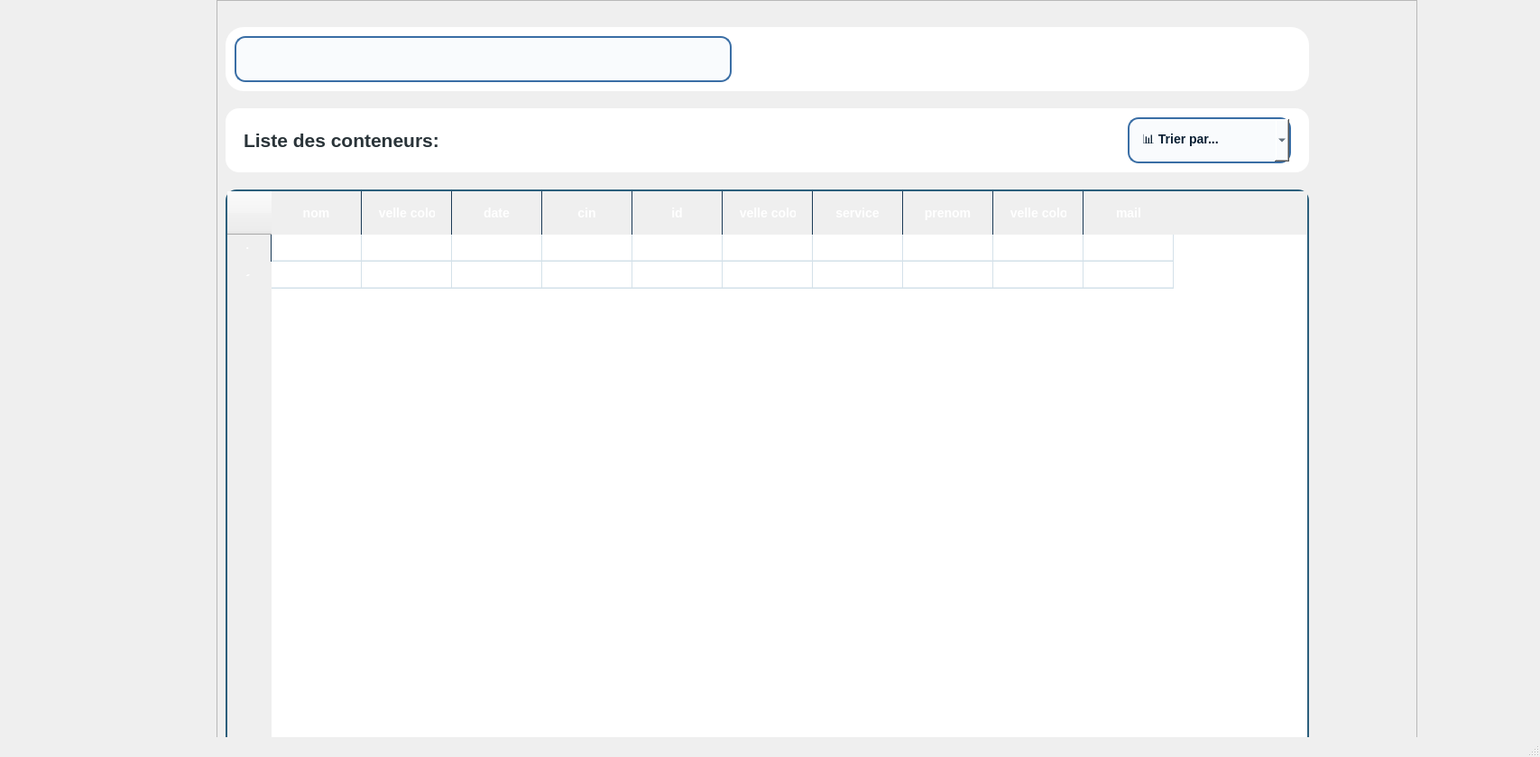
<?xml version="1.0" encoding="UTF-8"?>
<ui version="4.0">
 <class>MainWindow</class>
 <widget class="QMainWindow" name="MainWindow">
  <property name="geometry">
   <rect>
    <x>0</x>
    <y>0</y>
    <width>1707</width>
    <height>839</height>
   </rect>
  </property>
  <property name="windowTitle">
   <string>MainWindow</string>
  </property>
  <widget class="QWidget" name="centralwidget">
   <widget class="QFrame" name="frame_4">
    <property name="enabled">
     <bool>true</bool>
    </property>
    <property name="geometry">
     <rect>
      <x>240</x>
      <y>0</y>
      <width>1331</width>
      <height>941</height>
     </rect>
    </property>
    <property name="maximumSize">
     <size>
      <width>1500</width>
      <height>1500</height>
     </size>
    </property>
    <property name="styleSheet">
     <string notr="true">background-color: qlineargradient(
    spread:pad,
    x1:0, y1:0,
    x2:0, y2:1,
    stop:0 #0A1F33,
    stop:0.5 #163A5F,
    stop:1 #274C77
);</string>
    </property>
    <property name="frameShape">
     <enum>QFrame::Shape::StyledPanel</enum>
    </property>
    <property name="frameShadow">
     <enum>QFrame::Shadow::Raised</enum>
    </property>
    <widget class="QTableWidget" name="tableWidget_6">
     <property name="geometry">
      <rect>
       <x>10</x>
       <y>210</y>
       <width>1201</width>
       <height>671</height>
      </rect>
     </property>
     <property name="styleSheet">
      <string notr="true">/* ═══════════════════════════════════════════════════════════
   TABLEAU PROFESSIONNEL - STYLE ASSORTI AUX BOUTONS
   Palette : Bleu marine (#2C5F7C, #3A6EA5, #1B3A57)
   ═══════════════════════════════════════════════════════════ */

/* 📋 TABLE PRINCIPALE */
QTableWidget, QTableView {
    background-color: #FFFFFF;
    alternate-background-color: #F5F8FA;
    gridline-color: #D4E1E9;
    border: 2px solid #2C5F7C;
    border-radius: 12px;
    selection-background-color: #3A6EA5;
    selection-color: white;
    font-size: 13px;
    font-weight: 500;
}

/* 📌 EN-TÊTE (HEADER) */
QHeaderView::section {
    background-color: qlineargradient(
        x1:0, y1:0,
        x2:0, y2:1,
        stop:0 #2C5F7C,
        stop:0.5 #3A6EA5,
        stop:1 #1B3A57
    );
    color: white;
    padding: 14px 18px;
    border: none;
    border-right: 1px solid #1B3A57;
    font-weight: 600;
    font-size: 14px;
    text-align: left;
}

QHeaderView::section:hover {
    background-color: qlineargradient(
        x1:0, y1:0,
        x2:0, y2:1,
        stop:0 #3A6EA5,
        stop:0.5 #4A86C5,
        stop:1 #2C5F7C
    );
}

QHeaderView::section:first {
    border-top-left-radius: 10px;
}

QHeaderView::section:last {
    border-top-right-radius: 10px;
    border-right: none;
}

QHeaderView::section:pressed {
    background-color: qlineargradient(
        x1:0, y1:0,
        x2:0, y2:1,
        stop:0 #1B3A57,
        stop:1 #2C5F7C
    );
}

/* 📊 CELLULES */
QTableWidget::item, QTableView::item {
    padding: 12px 18px;
    border-bottom: 1px solid #E8EFF4;
    color: #1B3A57;
}

QTableWidget::item:selected, QTableView::item:selected {
    background-color: qlineargradient(
        x1:0, y1:0,
        x2:0, y2:1,
        stop:0 #3A6EA5,
        stop:1 #2C5F7C
    );
    color: white;
    font-weight: 600;
}

QTableWidget::item:hover, QTableView::item:hover {
    background-color: #E3EDF5;
}

/* 📜 SCROLLBAR VERTICALE */
QScrollBar:vertical {
    background: #F5F8FA;
    width: 14px;
    border-radius: 7px;
    margin: 0px;
}

QScrollBar::handle:vertical {
    background-color: qlineargradient(
        x1:0, y1:0,
        x2:1, y2:0,
        stop:0 #2C5F7C,
        stop:1 #3A6EA5
    );
    border-radius: 7px;
    min-height: 30px;
}

QScrollBar::handle:vertical:hover {
    background-color: qlineargradient(
        x1:0, y1:0,
        x2:1, y2:0,
        stop:0 #3A6EA5,
        stop:1 #4A86C5
    );
}

QScrollBar::handle:vertical:pressed {
    background-color: #1B3A57;
}

QScrollBar::add-line:vertical,
QScrollBar::sub-line:vertical {
    height: 0px;
}

QScrollBar::add-page:vertical,
QScrollBar::sub-page:vertical {
    background: none;
}

/* 📜 SCROLLBAR HORIZONTALE */
QScrollBar:horizontal {
    background: #F5F8FA;
    height: 14px;
    border-radius: 7px;
    margin: 0px;
}

QScrollBar::handle:horizontal {
    background-color: qlineargradient(
        x1:0, y1:0,
        x2:0, y2:1,
        stop:0 #2C5F7C,
        stop:1 #3A6EA5
    );
    border-radius: 7px;
    min-width: 30px;
}

QScrollBar::handle:horizontal:hover {
    background-color: qlineargradient(
        x1:0, y1:0,
        x2:0, y2:1,
        stop:0 #3A6EA5,
        stop:1 #4A86C5
    );
}

QScrollBar::handle:horizontal:pressed {
    background-color: #1B3A57;
}

QScrollBar::add-line:horizontal,
QScrollBar::sub-line:horizontal {
    width: 0px;
}

QScrollBar::add-page:horizontal,
QScrollBar::sub-page:horizontal {
    background: none;
}

/* 🔍 COIN (intersection scrollbars) */
QTableWidget::corner, QTableView::corner {
    background-color: qlineargradient(
        x1:0, y1:0,
        x2:0, y2:1,
        stop:0 #2C5F7C,
        stop:1 #1B3A57
    );
    border: none;
}

/* 🎯 LIGNE ALTERNÉE (optionnel) */
QTableWidget::item:alternate, QTableView::item:alternate {
    background-color: #F5F8FA;
}</string>
     </property>
     <row/>
     <row/>
     <column>
      <property name="text">
       <string>nom</string>
      </property>
     </column>
     <column>
      <property name="text">
       <string>Nouvelle colonne</string>
      </property>
     </column>
     <column>
      <property name="text">
       <string>date</string>
      </property>
     </column>
     <column>
      <property name="text">
       <string>cin</string>
      </property>
     </column>
     <column>
      <property name="text">
       <string>id</string>
      </property>
     </column>
     <column>
      <property name="text">
       <string>Nouvelle colonne</string>
      </property>
     </column>
     <column>
      <property name="text">
       <string>service</string>
      </property>
     </column>
     <column>
      <property name="text">
       <string>prenom</string>
      </property>
     </column>
     <column>
      <property name="text">
       <string>Nouvelle colonne</string>
      </property>
     </column>
     <column>
      <property name="text">
       <string>mail</string>
      </property>
     </column>
    </widget>
    <widget class="QWidget" name="searchBox_9" native="true">
     <property name="geometry">
      <rect>
       <x>10</x>
       <y>30</y>
       <width>1201</width>
       <height>71</height>
      </rect>
     </property>
     <property name="styleSheet">
      <string notr="true">background: white;
border-radius: 20px;
padding: 20px;

</string>
     </property>
     <widget class="QLineEdit" name="lineEdit_9">
      <property name="geometry">
       <rect>
        <x>10</x>
        <y>10</y>
        <width>551</width>
        <height>51</height>
       </rect>
      </property>
      <property name="font">
       <font>
        <pointsize>-1</pointsize>
        <fontweight>Medium</fontweight>
       </font>
      </property>
      <property name="styleSheet">
       <string notr="true">QLineEdit {
    background-color: #F9FBFD;          /* fond clair élégant */
    border: 2px solid #3A6EA5;           /* bleu marine clair */
    border-radius: 12px;
    padding: 10px 14px;
    color: #0A1F33;                      /* texte bleu marine foncé */
    font-size: 14px;
    font-weight: 500;
}

/* Quand le champ est sélectionné */
QLineEdit:focus {
    background-color: white;
    border: 2px solid #1E3A5F;           /* focus plus foncé */
}

/* Hover */
QLineEdit:hover {
    border: 2px solid #2F5D8A;
}
</string>
      </property>
     </widget>
     <widget class="QPushButton" name="pushButton_22">
      <property name="geometry">
       <rect>
        <x>570</x>
        <y>10</y>
        <width>131</width>
        <height>51</height>
       </rect>
      </property>
      <property name="font">
       <font>
        <pointsize>-1</pointsize>
        <italic>false</italic>
        <fontweight>DemiBold</fontweight>
       </font>
      </property>
      <property name="styleSheet">
       <string notr="true">QPushButton {
    background-color: qlineargradient(
        x1:0, y1:0,
        x2:0, y2:1,
        stop:0 #2C5F7C,
        stop:0.5 #3A6EA5,
        stop:1 #1B3A57
    );

    color: white;
    font-size: 14px;
    font-weight: 600;

    border: none;
    border-radius: 14px;

    padding: 10px 22px;
}

/* ✨ HOVER : lumière douce */
QPushButton:hover {
    background-color: qlineargradient(
        x1:0, y1:0,
        x2:0, y2:1,
        stop:0 #3A6EA5,
        stop:0.5 #4A86C5,
        stop:1 #2C5F7C
    );
}

/* 🔘 CLICK (pressed) */
QPushButton:pressed {
    background-color: qlineargradient(
        x1:0, y1:0,
        x2:0, y2:1,
        stop:0 #1B3A57,
        stop:1 #2C5F7C
    );
}

/* 🚫 Désactivé */
QPushButton:disabled {
    background-color: #C8D3DF;
    color: #6E7F91;
}
</string>
      </property>
      <property name="text">
       <string>rechercher</string>
      </property>
     </widget>
     <widget class="QPushButton" name="pushButton_26">
      <property name="geometry">
       <rect>
        <x>850</x>
        <y>10</y>
        <width>131</width>
        <height>51</height>
       </rect>
      </property>
      <property name="font">
       <font>
        <pointsize>-1</pointsize>
        <italic>false</italic>
        <fontweight>DemiBold</fontweight>
       </font>
      </property>
      <property name="styleSheet">
       <string notr="true">QPushButton {
    background-color: qlineargradient(
        x1:0, y1:0,
        x2:0, y2:1,
        stop:0 #2C5F7C,
        stop:0.5 #3A6EA5,
        stop:1 #1B3A57
    );

    color: white;
    font-size: 14px;
    font-weight: 600;

    border: none;
    border-radius: 14px;

    padding: 10px 22px;
}

/* ✨ HOVER : lumière douce */
QPushButton:hover {
    background-color: qlineargradient(
        x1:0, y1:0,
        x2:0, y2:1,
        stop:0 #3A6EA5,
        stop:0.5 #4A86C5,
        stop:1 #2C5F7C
    );
}

/* 🔘 CLICK (pressed) */
QPushButton:pressed {
    background-color: qlineargradient(
        x1:0, y1:0,
        x2:0, y2:1,
        stop:0 #1B3A57,
        stop:1 #2C5F7C
    );
}

/* 🚫 Désactivé */
QPushButton:disabled {
    background-color: #C8D3DF;
    color: #6E7F91;
}
</string>
      </property>
      <property name="text">
       <string>📑exporter</string>
      </property>
     </widget>
     <widget class="QPushButton" name="pushButton_27">
      <property name="geometry">
       <rect>
        <x>1000</x>
        <y>10</y>
        <width>131</width>
        <height>51</height>
       </rect>
      </property>
      <property name="font">
       <font>
        <pointsize>-1</pointsize>
        <italic>false</italic>
        <fontweight>DemiBold</fontweight>
       </font>
      </property>
      <property name="styleSheet">
       <string notr="true">QPushButton {
    background-color: qlineargradient(
        x1:0, y1:0,
        x2:0, y2:1,
        stop:0 #2C5F7C,
        stop:0.5 #3A6EA5,
        stop:1 #1B3A57
    );

    color: white;
    font-size: 14px;
    font-weight: 600;

    border: none;
    border-radius: 14px;

    padding: 10px 22px;
}

/* ✨ HOVER : lumière douce */
QPushButton:hover {
    background-color: qlineargradient(
        x1:0, y1:0,
        x2:0, y2:1,
        stop:0 #3A6EA5,
        stop:0.5 #4A86C5,
        stop:1 #2C5F7C
    );
}

/* 🔘 CLICK (pressed) */
QPushButton:pressed {
    background-color: qlineargradient(
        x1:0, y1:0,
        x2:0, y2:1,
        stop:0 #1B3A57,
        stop:1 #2C5F7C
    );
}

/* 🚫 Désactivé */
QPushButton:disabled {
    background-color: #C8D3DF;
    color: #6E7F91;
}
</string>
      </property>
      <property name="text">
       <string>statistique</string>
      </property>
     </widget>
    </widget>
    <widget class="QFrame" name="frame_50">
     <property name="geometry">
      <rect>
       <x>10</x>
       <y>120</y>
       <width>1201</width>
       <height>71</height>
      </rect>
     </property>
     <property name="styleSheet">
      <string notr="true">QFrame {
    background-color: white;
    border-radius: 15px;
}

</string>
     </property>
     <property name="frameShape">
      <enum>QFrame::Shape::StyledPanel</enum>
     </property>
     <property name="frameShadow">
      <enum>QFrame::Shadow::Raised</enum>
     </property>
     <widget class="QLabel" name="label_24">
      <property name="geometry">
       <rect>
        <x>20</x>
        <y>10</y>
        <width>301</width>
        <height>51</height>
       </rect>
      </property>
      <property name="styleSheet">
       <string notr="true">color: #2A3439;
</string>
      </property>
      <property name="text">
       <string>&lt;html&gt;&lt;head/&gt;&lt;body&gt;&lt;p&gt;&lt;span style=&quot; font-size:16pt; font-weight:700;&quot;&gt; Liste des conteneurs:&lt;/span&gt;&lt;/p&gt;&lt;/body&gt;&lt;/html&gt;</string>
      </property>
     </widget>
     <widget class="QPushButton" name="pushButton_67">
      <property name="geometry">
       <rect>
        <x>570</x>
        <y>10</y>
        <width>131</width>
        <height>51</height>
       </rect>
      </property>
      <property name="font">
       <font>
        <pointsize>-1</pointsize>
        <italic>false</italic>
        <fontweight>DemiBold</fontweight>
       </font>
      </property>
      <property name="styleSheet">
       <string notr="true">QPushButton {
    background-color: qlineargradient(
        x1:0, y1:0,
        x2:0, y2:1,
        stop:0 #276646,
        stop:0.5 #34885A,
        stop:1 #1B3A2F
    );
    color: white;
    font-size: 14px;
    font-weight: 600;
    border: none;
    border-radius: 14px;
    padding: 10px 22px;
}
QPushButton:hover {
    background-color: qlineargradient(
        x1:0, y1:0,
        x2:0, y2:1,
        stop:0 #34885A,
        stop:0.5 #42A56F,
        stop:1 #276646
    );
}
QPushButton:pressed {
    background-color: qlineargradient(
        x1:0, y1:0,
        x2:0, y2:1,
        stop:0 #1B3A2F,
        stop:1 #276646
    );
}
</string>
      </property>
      <property name="text">
       <string>➕ Ajouter</string>
      </property>
     </widget>
     <widget class="QPushButton" name="pushButton_28">
      <property name="geometry">
       <rect>
        <x>710</x>
        <y>10</y>
        <width>131</width>
        <height>51</height>
       </rect>
      </property>
      <property name="font">
       <font>
        <pointsize>-1</pointsize>
        <italic>false</italic>
        <fontweight>DemiBold</fontweight>
       </font>
      </property>
      <property name="styleSheet">
       <string notr="true">QPushButton {
    background-color: qlineargradient(
        x1:0, y1:0,
        x2:0, y2:1,
        stop:0 #2C5F7C,
        stop:0.5 #3A6EA5,
        stop:1 #1B3A57
    );

    color: white;
    font-size: 14px;
    font-weight: 600;

    border: none;
    border-radius: 14px;

    padding: 10px 22px;
}

/* ✨ HOVER : lumière douce */
QPushButton:hover {
    background-color: qlineargradient(
        x1:0, y1:0,
        x2:0, y2:1,
        stop:0 #3A6EA5,
        stop:0.5 #4A86C5,
        stop:1 #2C5F7C
    );
}

/* 🔘 CLICK (pressed) */
QPushButton:pressed {
    background-color: qlineargradient(
        x1:0, y1:0,
        x2:0, y2:1,
        stop:0 #1B3A57,
        stop:1 #2C5F7C
    );
}

/* 🚫 Désactivé */
QPushButton:disabled {
    background-color: #C8D3DF;
    color: #6E7F91;
}
</string>
      </property>
      <property name="text">
       <string>✏️ Modifier</string>
      </property>
     </widget>
     <widget class="QPushButton" name="pushButton_16">
      <property name="geometry">
       <rect>
        <x>850</x>
        <y>10</y>
        <width>131</width>
        <height>51</height>
       </rect>
      </property>
      <property name="font">
       <font>
        <pointsize>-1</pointsize>
        <italic>false</italic>
        <fontweight>DemiBold</fontweight>
       </font>
      </property>
      <property name="styleSheet">
       <string notr="true">QPushButton {
    background-color: qlineargradient(
        x1:0, y1:0,
        x2:0, y2:1,
        stop:0 #8B0000,
        stop:0.5 #A52A2A,
        stop:1 #5C0000
    );

    color: white;
    font-size: 14px;
    font-weight: 600;

    border: none;
    border-radius: 14px;

    padding: 10px 22px;
}

/* ✨ HOVER : lumière douce */
QPushButton:hover {
    background-color: qlineargradient(
        x1:0, y1:0,
        x2:0, y2:1,
        stop:0 #A52A2A,
        stop:0.5 #CD5C5C,
        stop:1 #8B0000
    );
}

/* 🔘 CLICK (pressed) */
QPushButton:pressed {
    background-color: qlineargradient(
        x1:0, y1:0,
        x2:0, y2:1,
        stop:0 #5C0000,
        stop:1 #8B0000
    );
}

/* 🚫 Désactivé */
QPushButton:disabled {
    background-color: #C8D3DF;
    color: #6E7F91;
}
</string>
      </property>
      <property name="text">
       <string>🗑️ Supprimer</string>
      </property>
     </widget>
     <widget class="QComboBox" name="comboTypePropriete_4">
      <property name="geometry">
       <rect>
        <x>1000</x>
        <y>10</y>
        <width>181</width>
        <height>51</height>
       </rect>
      </property>
      <property name="styleSheet">
       <string notr="true">  background-color: #F9FBFD;          /* fond clair élégant */
    border: 2px solid #3A6EA5;           /* bleu marine clair */
    border-radius: 12px;
    padding: 10px 14px;
    color: #0A1F33;                      /* texte bleu marine foncé */
    font-size: 14px;
    font-weight: 500;</string>
      </property>
      <item>
       <property name="text">
        <string>📊 Trier par...</string>
       </property>
      </item>
      <item>
       <property name="text">
        <string>ID</string>
       </property>
      </item>
      <item>
       <property name="text">
        <string>Nom</string>
       </property>
      </item>
      <item>
       <property name="text">
        <string>Type</string>
       </property>
      </item>
      <item>
       <property name="text">
        <string>Zone</string>
       </property>
      </item>
      <item>
       <property name="text">
        <string>Statut</string>
       </property>
      </item>
     </widget>
    </widget>
   </widget>
  </widget>
  <widget class="QStatusBar" name="statusbar"/>
 </widget>
 <resources/>
 <connections/>
</ui>
